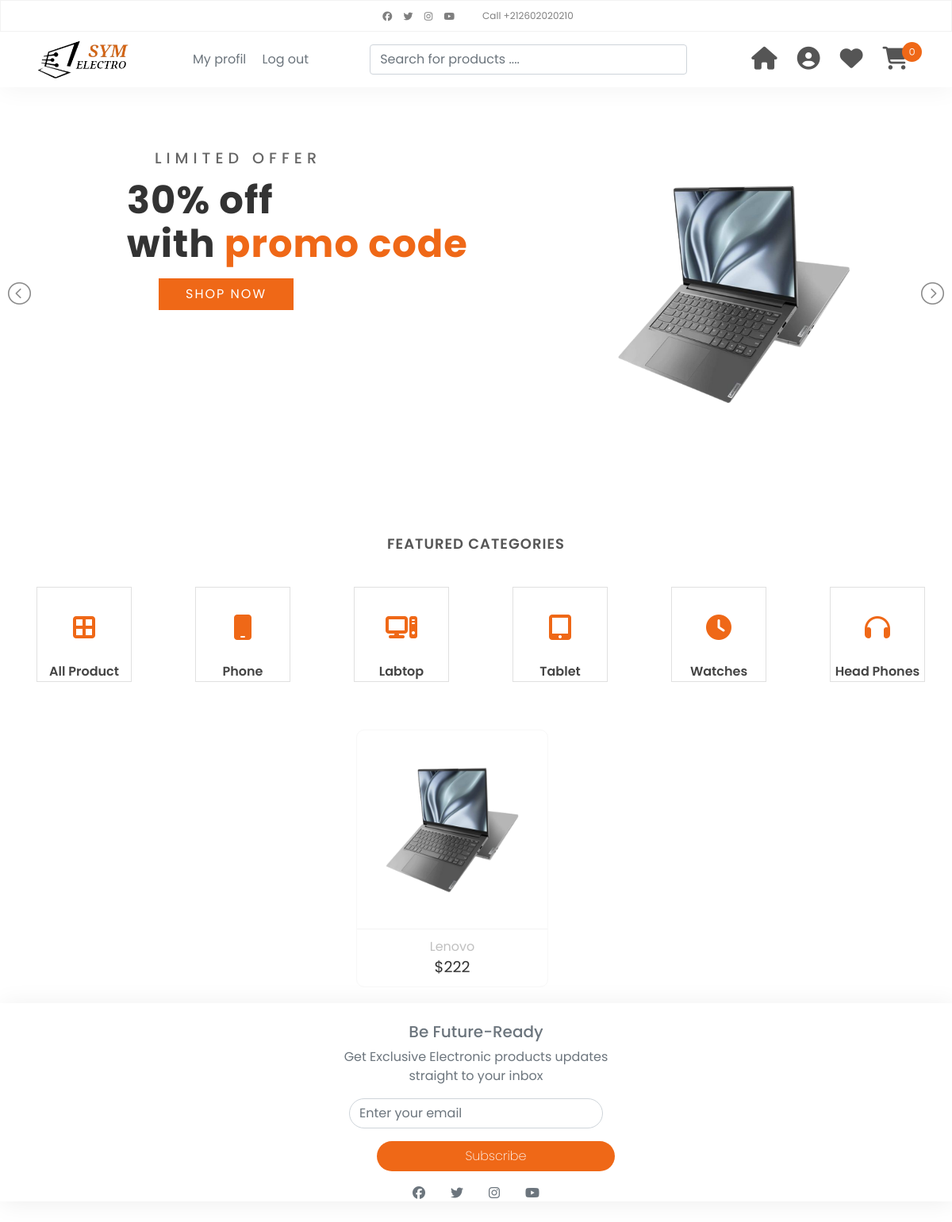
Page /client/acceuil.php (signed in) on the committed database.
### tables this page shows
CREATE TABLE IF NOT EXISTS `produit` (
  `id_pro` int NOT NULL AUTO_INCREMENT,
  `nom_pro` varchar(30) NOT NULL,
  `prix` double NOT NULL,
  `quantite` int DEFAULT NULL,
  `photo` varchar(60) DEFAULT NULL,
  `id_mar` int DEFAULT NULL,
  `id_cat` int DEFAULT NULL,
  `purchase_price` int DEFAULT NULL,
  `purchase_date` date DEFAULT NULL,
  PRIMARY KEY (`id_pro`),
  KEY `id_mar` (`id_mar`),
  KEY `id_cat` (`id_cat`)
);

### client/acceuil.php (the view, shortened to what this page needs)
<?php
    require("connexion.php");
    $tabletReq = $connexion -> prepare("SELECT * FROM produit WHERE id_cat=?");
    $tabletReq -> execute(array(2));
    $cartNumber = $connexion -> prepare("SELECT count(*) as nomber from panier where user_name=?");
    $cartNumber -> execute(array($_SESSION["login"]));
    $donnee = $cartNumber -> fetch(PDO::FETCH_OBJ);
    $nomber = $donnee -> nomber;
?>
<!DOCTYPE html>
<html lang="en">
<head>
    <link rel="stylesheet" href="assest/bootstrap.min.css">
    <link rel="stylesheet" href="assest/style.css">
    <link rel="stylesheet" href="assest/lightslider.css">
</head>
<body>
    <nav class="">
        <div class="social-links">
            <div class="social">
                <a href="#"><i class="fa-brands fa-facebook"></i></a>
                <a href="#"><i class="fa-brands fa-twitter"></i></a>
                <a href="#"><i class="fa-brands fa-instagram"></i></a>
                <a href="#"><i class="fa-brands fa-youtube"></i></a>
            </div>
            <div class="phone">
                <span>Call +212602020210</span>
            </div>
        </div>
        <div class="navigation">
            <a href="#" class="logo"><img src="images/logo2.png" alt=""></a>
            <div class="personelle ">
               <a href="profil.php" class="text-muted mx-2 fw-bol">My profil</a>
               <a href="logOut.php"  class="text-muted mx-2 fw-bol">Log out</a>
            </div>
            <div class=" search_bar">
             <form action="" method="post">
             <table class="col">
                <tr><input type="hidden" name="show" value="">
                    <td class="col"><input type="text" name="shir" id="inputsearch" placeholder="Search for products ...." class="form-control" style="width: 400px; margin-right:0px"></td>
                    <td class="col"><input type="submit" value="Search" id="search" style="display: none;" class="btn " ></td></tr>
             </table>
             </form>
        </div>
        <div class="menu">
            <a href="#">
                <i class="fa-solid fa-house fa-xl"></i>
            </a>
            <a href="logine.php">
                <i class="fa-solid fa-circle-user fa-xl"></i>
            </a>
            <a href="favorite.php">
                <i class="fa-solid fa-heart fa-xl"></i>
            </a>
            <a href="cart_shopping.php">
                <i class="fa-solid fa-cart-shopping fa-xl">
                    <span class="num_product"><?php echo $nomber; ?></span>
                </i>
            </a>
        </div>
        </div>
    </nav>
    <ul id="adaptive" class="cs-hidden">
        <li class="item-b">
            <div class="slider-box ">
                <div class="slider-text">
                    <span class="">Limited offer</span>
                    <strong>30% off <br> with<font> promo code</font></strong>
                    <a href="#" class="slider-btn">Shop Now</a>
                </div>
                <div class="slide-img">
                    <img src="images/lenovo1.png" alt="">
                </div>
            </div>
        </li>
    </ul>
    <div id="group_simple" style="display: <?php if (isset($_POST["show"])) {
   echo "none;";
}else{
    echo ";";
}?>">
    <div class="categorie-header">
        <h2><span>Featured categories</span></h2>
    </div>
    <ul id="cat">
         <li class="item" id="allitem">
            <div class="categorie-box">
                <a href="#">
                    <i class="fa-solid fa-border-all fa-2xl" style=" color: #ef6817;"></i>
                </a>
            </div>
            <span>All Product</span>
        </li>
        <li class="item" data-category="phone">
            <div class="categorie-box">
                <a href="#">
                    <i class="fa-solid fa-mobile fa-2xl" style=" color: #ef6817;"></i>
                </a>
            </div>
            <span>Phone</span>
        </li>
        <li class="item" data-category="laptob">
            <div class="categorie-box">
                <a href="#">
                    <i class="fa-solid fa-computer fa-2xl" style=" color: #ef6817;"></i>
                </a>
            </div>
            <span>Labtop</span>
        </li>
        <li class="item" data-category="tablet">
            <div class="categorie-box">
                <a href="#">
                    <i class="fa-solid fa-tablet-screen-button fa-2xl " style=" color: #ef6817;"></i>
                </a>
            </div>
            <span>Tablet</span>
        </li>
        <li class="item" data-category="watch">
            <div class="categorie-box">
                <a href="#">
                    <i class="fa-solid  fa-clock fa-2xl" style=" color: #ef6817;"></i>
                </a>
            </div>
            <span>Watches</span>
        </li>
        <li class="item" data-category="headphone">
            <div class="categorie-box" data-tab="cat5">
                <a href="#">
                    <i class="fa-solid fa-headphones fa-2xl" style=" color: #ef6817;"></i>
                </a>
            </div>
            <span>Head Phones</span>
        </li>
    </ul>
    <div class="products-container">
        <div class="cat-content" data-category="tablet">
            <?php while($rowT=$tabletReq->fetch(PDO::FETCH_OBJ)){ ?>
            <div class=" product-box">
                <div class="product-img">
                    <img src="<?php echo $rowT -> photo?>" alt="">
                </div>
                <div class="product-detail">
                    <a href="#" class="name"><?php echo $rowT -> nom_pro?></a>
                    <span class="price">$<?php echo $rowT -> prix?></span>
                </div>
            </div>
            <?php }?>
        </div>
    </div>
    <footer class="footer">
        <div class="container-fluid py-4">
            <div class=" ">
                <h5 class="text-secondary footer-text text-center " >Be Future-Ready</h5>
                <p class="fw-normal text-muted  text-center " >Get Exclusive Electronic products updates<br> straight to your inbox
                </p>
                <form action="" class=" " >
                    <input type="text" name="email" id="" class="form-control rounded-pill sub-input mx-auto"
                        placeholder="Enter your email ">
                    <input type="submit" value="Subscribe" class="btn text-white rounded-pill my-3 "
                        style="background-color: #ef6817; font-weight: 200; width: 300px; margin-left: 463px;">
                </form>
            </div>
            <div class="d-flex justify-content-center">
                <a href="#" class="text-muted mx-3"><i class="fa-brands fa-facebook "></i></a>
                <a href="#" class="text-muted mx-3"><i class="fa-brands fa-twitter "></i></a>
                <a href="#" class="text-muted mx-3"><i class="fa-brands fa-instagram "></i></a>
                <a href="#" class="text-muted mx-3"><i class="fa-brands fa-youtube "></i></a>
            </div>
        </div>
    </footer>
</div>
</body>
</html>

### client/assest/style.css (style rules this page uses)
body { margin: 0px; padding: 0px; font-family: poppins; }
* { box-sizing: border-box; }
ul { list-style: none; }
a { text-decoration: none; }
nav { width: 100%; box-shadow: 2px 2px 30px rgba(0, 0, 0, 0.05); }
.social-links { height: 40px; border: 1px solid rgba(0, 0, 0, 0.05); display: flex; justify-content: center; align-items: center; }
.social a { margin: 0px 5px; color: rgba(0, 0, 0, 0.5); font-size: 12px; }
.phone { color: rgba(0, 0, 0, 0.5); margin-left: 30px; font-size: 12px; }
.navigation { display: flex; justify-content: space-between; align-items: center; padding: 10px 45px; }
.logo img { height: 50px; }
.menu a { color: #555555; margin: 0px 10px; font-size: 1.2rem; }
.fa-cart-shopping { position: relative; }
.num_product { position: absolute; top: -20px; right: -17px; width: 25px; height: 25px; font-size: 10px; border-radius: 50%; background-color: #ef6817; color: #ffffff; display: flex; justify-content: center; align-items: center; font-weight: 400; }
.slider-box { width: 100%; height: 65vh; display: flex; justify-content: space-between; align-items: center; background-size: cover; background-position: center; background-repeat: no-repeat; }
.slide-img img { width: 350px; margin-right: 100px; }
.slider-text { width: 80%; height: 90%; display: flex; flex-direction: column; margin-right: auto; margin-top: 100px; align-items: center; }
.slider-text strong { color: #333333; font-size: 3rem; line-height: 55px; margin-top: 10px; letter-spacing: 1px; }
.slider-text span { text-transform: uppercase; letter-spacing: 6px; font-weight: 500; color: #666666; font-size: 1.2rem; margin-left: -150px; }
.slider-btn { width: 170px; height: 40px; display: flex; justify-content: center; align-items: center; color: #ffffff; background-color: #ef6817; text-transform: uppercase; letter-spacing: 2px; margin-top: 16px; margin-left: -180px; }
.slider-text strong font { color: #ef6817; }
.categorie-header { display: flex; justify-content: center; align-items: center; }
.categorie-header h2 { font-size: 18px; color: #555555; letter-spacing: 1px; text-transform: uppercase; font-weight: 600; margin-top: 40px; padding: 5px 30px; }
.categorie-box { width: 155px; height: 155px; margin: 0px 20px; }
.item { border: 1px #e0e0e0 solid; background: #ffffff; margin-top: 20px; width: 120px; height: 120px; display: flex; justify-content: center; align-items: center; flex-direction: column; cursor: pointer; font-size: 1rem; font-weight: 600; margin-left: 80px; color: #444444; }
.item i { display: flex; justify-content: center; align-items: center; margin-top: 50px; }
#cat { display: flex; justify-content: center ; margin: 10px 100px 40px auto; }
.products-container { width: 90%; display: flex; justify-content: center; align-items: center; flex-wrap: wrap; margin-top: 20px; flex-direction: row; }
.cat-content { display: flex; justify-content: center ; flex-wrap: wrap; }
.product-box { display: flex; flex-grow: 0.5; flex-direction: column; align-items: center; border: 1px solid #f7f7f7; border-radius: 10px; margin: 20px 0 20px 60px; }
.product-img { width: 200px; height: 210px; margin: 20px; cursor: pointer; position: relative; }
.product-img img { width: 100%; height: 100%; object-fit: contain; object-position: center; }
.product-detail { display: flex; flex-direction: column; align-items: center; width: 100%; padding: 10px 20px; border-top: 1px solid #f3f3f3; }
.name { color: #72727272; }
.price { color: #333333; font-size: 1.2rem; }
.footer { background-color: #ffffff; height: 250px; box-shadow: 2px 2px 30px rgba(0, 0, 0, 0.07); }
.sub-input { width: 320px; }

### rows in the picture
produit: photo (picture), nom_pro "Lenovo", prix "222"

### other values in the picture
$nomber "0"
